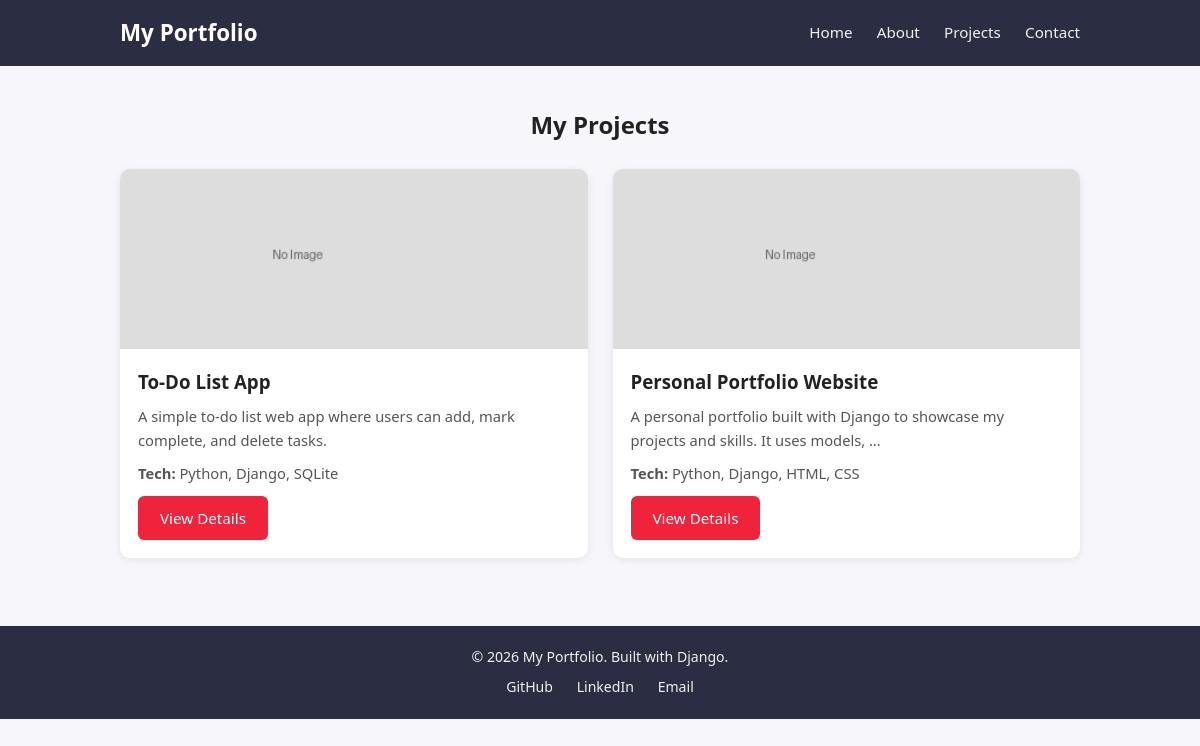
/projects/, run on the app's committed database.
### portfolio/models.py (models this page shows, shortened)
class Project(models.Model):
    title = models.CharField(max_length=100)
    description = models.TextField()
    tech_used = models.CharField(
        max_length=200,
        help_text="Example: Python, Django, HTML, CSS"
    )
    github_link = models.URLField(
        max_length=300,
        blank=True,
        help_text="Link to the GitHub repo for this project (optional)"
    )
    image = models.ImageField(
        upload_to='project_images/',
        blank=True,
        null=True,
        help_text="Optional screenshot of the project"
    )
    created_at = models.DateTimeField(auto_now_add=True)
    class Meta:
        ordering = ['-created_at']

### portfolio/views.py (the view)
# urls.py: path('projects/', views.projects, name='projects'),
def projects(request):
    all_projects = Project.objects.all()
    context = {
        'projects': all_projects
    }
    return render(request, 'portfolio/projects.html', context)

### templates/portfolio/projects.html (shortened to what this page needs)
{% extends 'portfolio/base.html' %}
{% load static %}
{% block content %}
    <section class="projects-page">
        <h1>My Projects</h1>
        {% if projects %}
            <div class="project-grid">
                {% for project in projects %}
                    <div class="project-card">
                        {% if project.image %}
                            <img src="{{ project.image.url }}" alt="{{ project.title }}" class="project-img">
                        {% else %}
                            <img src="{% static 'images/placeholder.png' %}" alt="No image available" class="project-img">
                        {% endif %}
                        <div class="project-card-body">
                            <h3>{{ project.title }}</h3>
                            <p>{{ project.description|truncatewords:15 }}</p>
                            <p class="tech-used"><strong>Tech:</strong> {{ project.tech_used }}</p>
                            <a href="{% url 'project_detail' project.pk %}" class="btn">View Details</a>
                        </div>
                    </div>
                {% endfor %}
            </div>
        {% else %}
            <p>No projects added yet. Check back soon!</p>
        {% endif %}
    </section>
{% endblock %}

### templates/portfolio/base.html (shortened to what this page needs)
{% load static %}
<!DOCTYPE html>
<html lang="en">
<head>
    <link rel="stylesheet" href="{% static 'css/style.css' %}">
</head>
<body>
    <header class="navbar">
        <div class="navbar-container">
            <a href="{% url 'home' %}" class="logo">My Portfolio</a>
            <nav class="nav-links">
                <a href="{% url 'home' %}">Home</a>
                <a href="{% url 'about' %}">About</a>
                <a href="{% url 'projects' %}">Projects</a>
                <a href="{% url 'home' %}#contact">Contact</a>
            </nav>
        </div>
    </header>
    <main>
        {% block content %}
        {% endblock %}
    </main>
    <footer class="footer">
        <p>&copy; {% now "Y" %} My Portfolio. Built with Django.</p>
        <div class="footer-links">
            <a href="https://github.com/yourusername" target="_blank">GitHub</a>
            <a href="https://linkedin.com/in/yourusername" target="_blank">LinkedIn</a>
            <a href="mailto:youremail@example.com">Email</a>
        </div>
    </footer>
</body>
</html>

### static/css/style.css (style rules this page uses)
* { margin: 0; padding: 0; box-sizing: border-box; }
body { font-family: 'Segoe UI', Arial, sans-serif; background-color: #f7f7fb; color: #222; line-height: 1.6; }
.navbar { background-color: #2b2d42; padding: 15px 0; }
.navbar-container { max-width: 1000px; margin: 0 auto; display: flex; justify-content: space-between; align-items: center; padding: 0 20px; flex-wrap: wrap; }
.logo { color: #fff; font-size: 1.4rem; font-weight: bold; text-decoration: none; }
.nav-links a { color: #f1f1f1; text-decoration: none; margin-left: 20px; font-size: 0.95rem; }
main { max-width: 1000px; margin: 0 auto; padding: 40px 20px; min-height: 70vh; }
.btn { display: inline-block; background-color: #ef233c; color: #fff; padding: 10px 22px; border-radius: 6px; text-decoration: none; font-size: 0.95rem; transition: background-color 0.2s ease-in-out; }
.projects-page h1 { margin-bottom: 25px; text-align: center; }
.project-grid { display: grid; grid-template-columns: repeat(auto-fit, minmax(260px, 1fr)); gap: 25px; }
.project-card { background-color: #fff; border-radius: 10px; overflow: hidden; box-shadow: 0 2px 8px rgba(0, 0, 0, 0.08); display: flex; flex-direction: column; }
.project-img { width: 100%; height: 180px; object-fit: cover; background-color: #eee; }
.project-card-body { padding: 18px; display: flex; flex-direction: column; flex-grow: 1; }
.project-card-body h3 { margin-bottom: 8px; }
.project-card-body p { color: #555; font-size: 0.92rem; margin-bottom: 10px; }
.tech-used { font-size: 0.88rem; color: #333; margin-bottom: 12px; }
.project-card-body .btn { margin-top: auto; align-self: flex-start; }
.footer { background-color: #2b2d42; color: #f1f1f1; text-align: center; padding: 20px; font-size: 0.88rem; }
.footer-links { margin-top: 8px; }
.footer-links a { color: #f1f1f1; margin: 0 10px; text-decoration: none; }

### data on the page
Project: title "To-Do List App", description "A simple to-do list web app where users can add, mark complete, and delete tasks.", tech_used "Python, Django, SQLite"
Project: title "Personal Portfolio Website", description "A personal portfolio built with Django to showcase my projects and skills. It uses models, …", tech_used "Python, Django, HTML, CSS"
